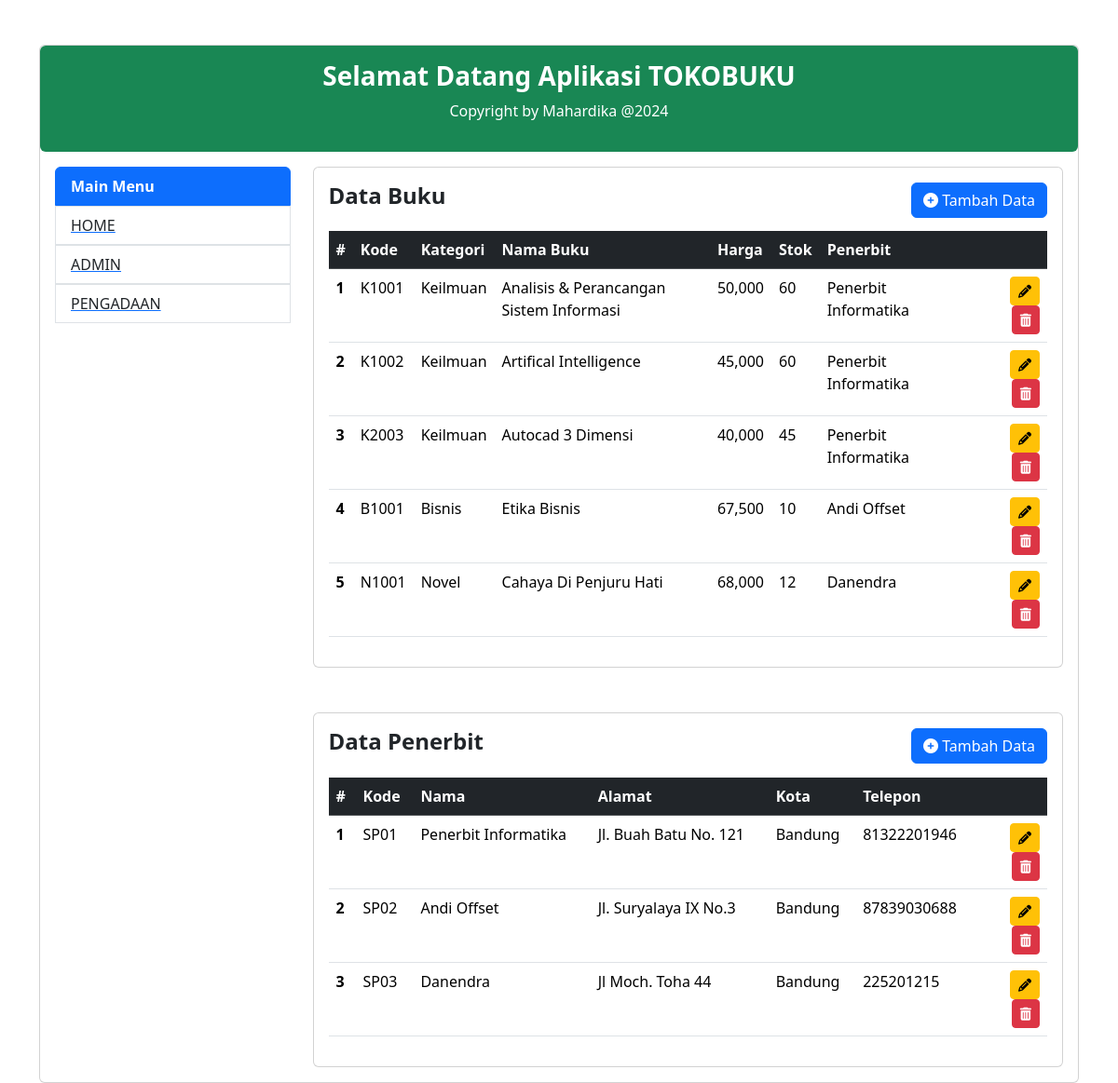
The app's page /admin.php with its own data.
### tables this page shows
CREATE TABLE `buku` (
  `id` bigint(20) UNSIGNED NOT NULL,
  `kode` varchar(255) NOT NULL,
  `kategori` varchar(255) NOT NULL,
  `nama_buku` varchar(255) NOT NULL,
  `harga` int(11) NOT NULL,
  `stok` int(11) NOT NULL,
  `penerbit_id` bigint(20) UNSIGNED NOT NULL,
  `created_at` timestamp NULL DEFAULT NULL,
  `updated_at` timestamp NULL DEFAULT NULL
);

CREATE TABLE `penerbit` (
  `id` bigint(20) UNSIGNED NOT NULL,
  `kode` varchar(255) NOT NULL,
  `nama` varchar(255) NOT NULL,
  `alamat` text NOT NULL,
  `kota` varchar(255) NOT NULL,
  `telepon` bigint(20) NOT NULL,
  `created_at` timestamp NULL DEFAULT NULL,
  `updated_at` timestamp NULL DEFAULT NULL
);

### admin.php (the view, shortened to what this page needs)
<?php
require "config.php";
$buku = mysqli_query($connect, "SELECT buku.*, penerbit.nama FROM buku inner join penerbit on buku.penerbit_id = penerbit.id");
$penerbit = mysqli_query($connect, "SELECT * FROM penerbit");
?>
<!doctype html>
<html lang="en">
<head>
    <link href="https://cdn.jsdelivr.net/npm/bootstrap@5.3.2/dist/css/bootstrap.min.css" rel="stylesheet">
</head>
<body>
    <div class="container">
        <div class="row mt-5">
            <div class="col-md-12">
                <div class="card">
                    <div class="card-body rounded bg-success text-center text-white">
                        <h3 class="fw-bold">Selamat Datang Aplikasi TOKOBUKU</h3>
                        <p>Copyright by Mahardika @2024</p>
                    </div>
                    <div class="card-body">
                        <div class="row">
                            <div class="col-md-3">
                                <ul class="list-group">
                                    <li class="list-group-item active fw-bold" aria-current="true">Main Menu</li>
                                    <a href="index.php">
                                        <li class="list-group-item">
                                            HOME
                                        </li>
                                    </a>
                                    <a href="admin.php">
                                        <li class="list-group-item">ADMIN</li>
                                    </a>
                                    <a href="pengadaan.php">
                                        <li class="list-group-item">PENGADAAN</li>
                                    </a>
                                </ul>
                            </div>
                            <div class="col-md-9">
                                <div class="card mb-5">
                                    <div class="card-body">
                                        <a href="buku/create.php" class="float-end">
                                            <button class="btn btn-primary">
                                                <i class="fa fa-plus-circle"></i> Tambah Data
                                            </button>
                                        </a>
                                        <h4 class="fw-bold">Data Buku</h4>
                                        <table class="table mt-4">
                                            <thead class="table-dark">
                                                <tr>
                                                    <th scope="col">#</th>
                                                    <th scope="col">Kode</th>
                                                    <th scope="col">Kategori</th>
                                                    <th scope="col" style="width: 30%;">Nama Buku</th>
                                                    <th scope="col">Harga</th>
                                                    <th scope="col">Stok</th>
                                                    <th scope="col">Penerbit</th>
                                                    <th scope="col" style="width: 10%;"></th>
                                                </tr>
                                            </thead>
                                            <tbody>
                                                <?php
                                                $no = 1;
                                                foreach ($buku as $data) {
                                                ?>
                                                    <tr>
                                                        <th scope="row"><?= $no++ ?></th>
                                                        <td><?= $data["kode"] ?></td>
                                                        <td><?= $data["kategori"] ?></td>
                                                        <td><?= $data["nama_buku"] ?></td>
                                                        <td><?= number_format($data["harga"]) ?></td>
                                                        <td><?= $data["stok"] ?></td>
                                                        <td><?= $data["nama"] ?></td>
                                                        <td class="text-end">
                                                            <a href="buku/edit.php?id=<?= $data["id"] ?>" class="text-decoration-none">
                                                                <button class="btn btn-warning btn-sm" data-bs-toggle="tooltip" data-bs-placement="top" data-bs-title="Edit">
                                                                    <span class="fa fa-pencil"></span>
                                                                </button>
                                                            </a>
                                                            <a href="buku/delete.php?id=<?= $data["id"] ?>" onclick="return confirm('Apakah anda yakin data ini akan dihapus ?')" class="text-decoration-none">
                                                                <button class="btn btn-danger btn-sm" name="hapus" data-bs-toggle="tooltip" data-bs-placement="top" data-bs-title="Hapus">
                                                                    <span class="fa fa-trash"></span>
                                                                </button>
                                                            </a>
                                                        </td>
                                                    </tr>
                                                <?php
                                                }
                                                ?>
                                            </tbody>
                                        </table>
                                    </div>
                                </div>
                                <div class="card">
                                    <div class="card-body">
                                        <a href="penerbit/create.php" class="float-end">
                                            <button class="btn btn-primary">
                                                <i class="fa fa-plus-circle"></i> Tambah Data
                                            </button>
                                        </a>
                                        <h4 class="fw-bold">Data Penerbit</h4>
                                        <table class="table mt-4">
                                            <thead class="table-dark">
                                                <tr>
                                                    <th scope="col">#</th>
                                                    <th scope="col">Kode</th>
                                                    <th scope="col">Nama</th>
                                                    <th scope="col">Alamat</th>
                                                    <th scope="col">Kota</th>
                                                    <th scope="col">Telepon</th>
                                                    <th scope="col" style="width: 10%;"></th>
                                                </tr>
                                            </thead>
                                            <tbody>
                                                <?php
                                                $no = 1;
                                                foreach ($penerbit as $data) {
                                                ?>
                                                    <tr>
                                                        <th scope="row"><?= $no++ ?></th>
                                                        <td><?= $data["kode"] ?></td>
                                                        <td><?= $data["nama"] ?></td>
                                                        <td><?php
                                                            if (strlen($data["alamat"]) > 50) {
                                                                echo substr($data["alamat"], 0, 50) . " [...]";
                                                            } else {
                                                                echo $data["alamat"];
                                                            }
                                                            ?></td>
                                                        <td><?= $data["kota"] ?></td>
                                                        <td><?= $data["telepon"] ?></td>
                                                        <td class="text-end">
                                                            <a href="penerbit/edit.php?id=<?= $data["id"] ?>" class="text-decoration-none">
                                                                <button class="btn btn-warning btn-sm" data-bs-toggle="tooltip" data-bs-placement="top" data-bs-title="Edit">
                                                                    <span class="fa fa-pencil"></span>
                                                                </button>
                                                            </a>
                                                            <a href="penerbit/delete.php?id=<?= $data["id"] ?>" onclick="return confirm('Apakah anda yakin data ini akan dihapus ?')" class="text-decoration-none">
                                                                <button class="btn btn-danger btn-sm" name="hapus" data-bs-toggle="tooltip" data-bs-placement="top" data-bs-title="Hapus">
                                                                    <span class="fa fa-trash"></span>
                                                                </button>
                                                            </a>
                                                        </td>
                                                    </tr>
                                                <?php
                                                }
                                                ?>
                                            </tbody>
                                        </table>
                                    </div>
                                </div>
                            </div>
                        </div>
                    </div>
                </div>
            </div>
        </div>
    </div>
</body>
</html>

### records on screen
buku: kode "K1001", kategori "Keilmuan", nama_buku "Analisis & Perancangan Sistem Informasi", harga "50,000", stok "60", penerbit.nama "Penerbit Informatika"
buku: kode "K1002", kategori "Keilmuan", nama_buku "Artifical Intelligence", harga "45,000", stok "60", penerbit.nama "Penerbit Informatika"
buku: kode "K2003", kategori "Keilmuan", nama_buku "Autocad 3 Dimensi", harga "40,000", stok "45", penerbit.nama "Penerbit Informatika"
buku: kode "B1001", kategori "Bisnis", nama_buku "Etika Bisnis", harga "67,500", stok "10", penerbit.nama "Andi Offset"
buku: kode "N1001", kategori "Novel", nama_buku "Cahaya Di Penjuru Hati", harga "68,000", stok "12", penerbit.nama "Danendra"
penerbit: kode "SP01", nama "Penerbit Informatika", alamat "Jl. Buah Batu No. 121", kota "Bandung", telepon "81322201946"
penerbit: kode "SP02", nama "Andi Offset", alamat "Jl. Suryalaya IX No.3", kota "Bandung", telepon "87839030688"
penerbit: kode "SP03", nama "Danendra", alamat "Jl Moch. Toha 44", kota "Bandung", telepon "225201215"
